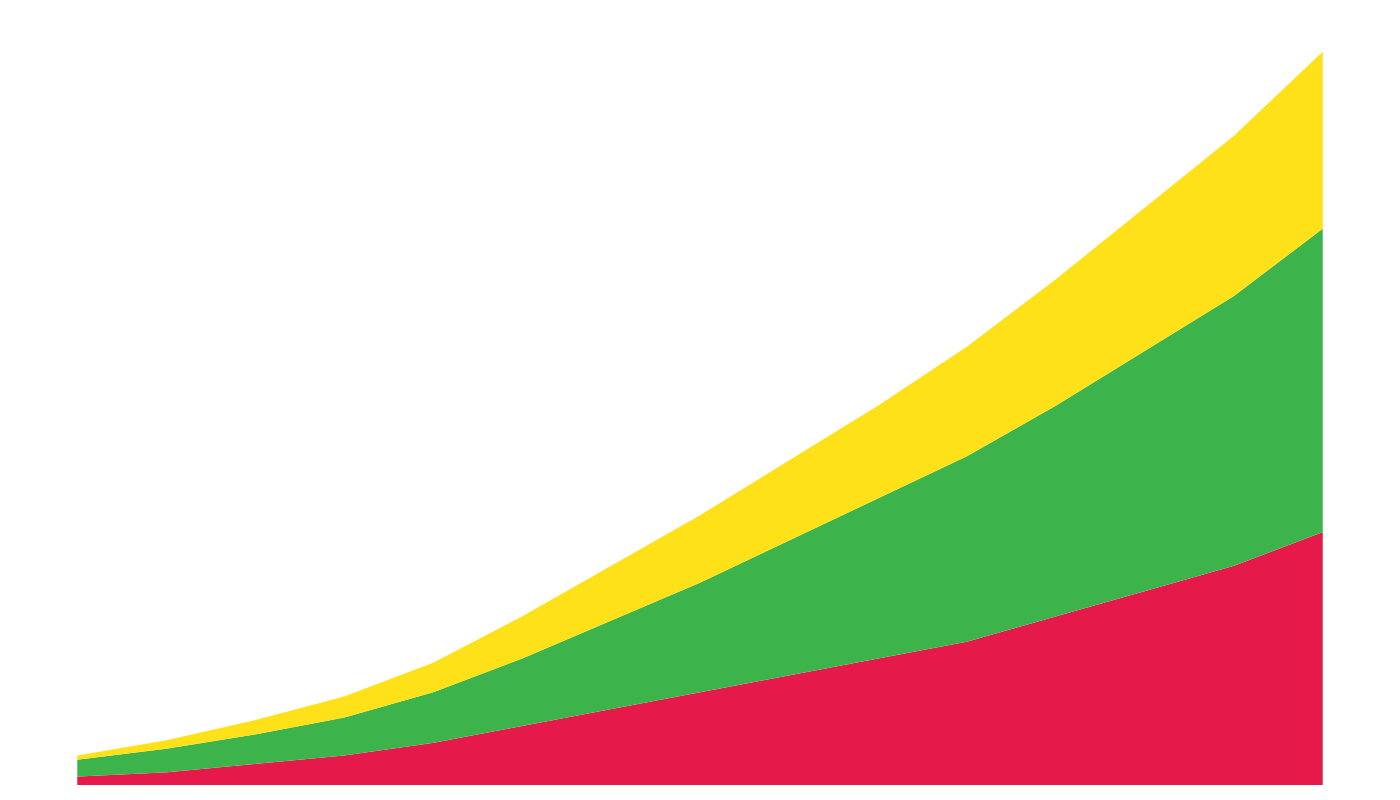

The script that drew this image:
import matplotlib.pyplot as plt
import numpy as np

years = np.arange(2100, 2115)

red_dwarf = np.array([10, 15, 25, 35, 50, 70, 90, 110, 130, 150, 170, 200, 230, 260, 300])
yellow_dwarf = np.array([20, 28, 35, 45, 60, 80, 105, 130, 160, 190, 220, 250, 285, 320, 360])
blue_giant = np.array([5, 10, 17, 25, 35, 50, 65, 80, 95, 110, 130, 150, 170, 190, 210])

fig, ax = plt.subplots(figsize=(14, 8))

ax.stackplot(years, red_dwarf, yellow_dwarf, blue_giant,
             colors=['#e6194b', '#3cb44b', '#ffe119'])

ax.set_frame_on(False)
ax.set_xticks([])
ax.set_yticks([])

plt.tight_layout()
plt.show()
